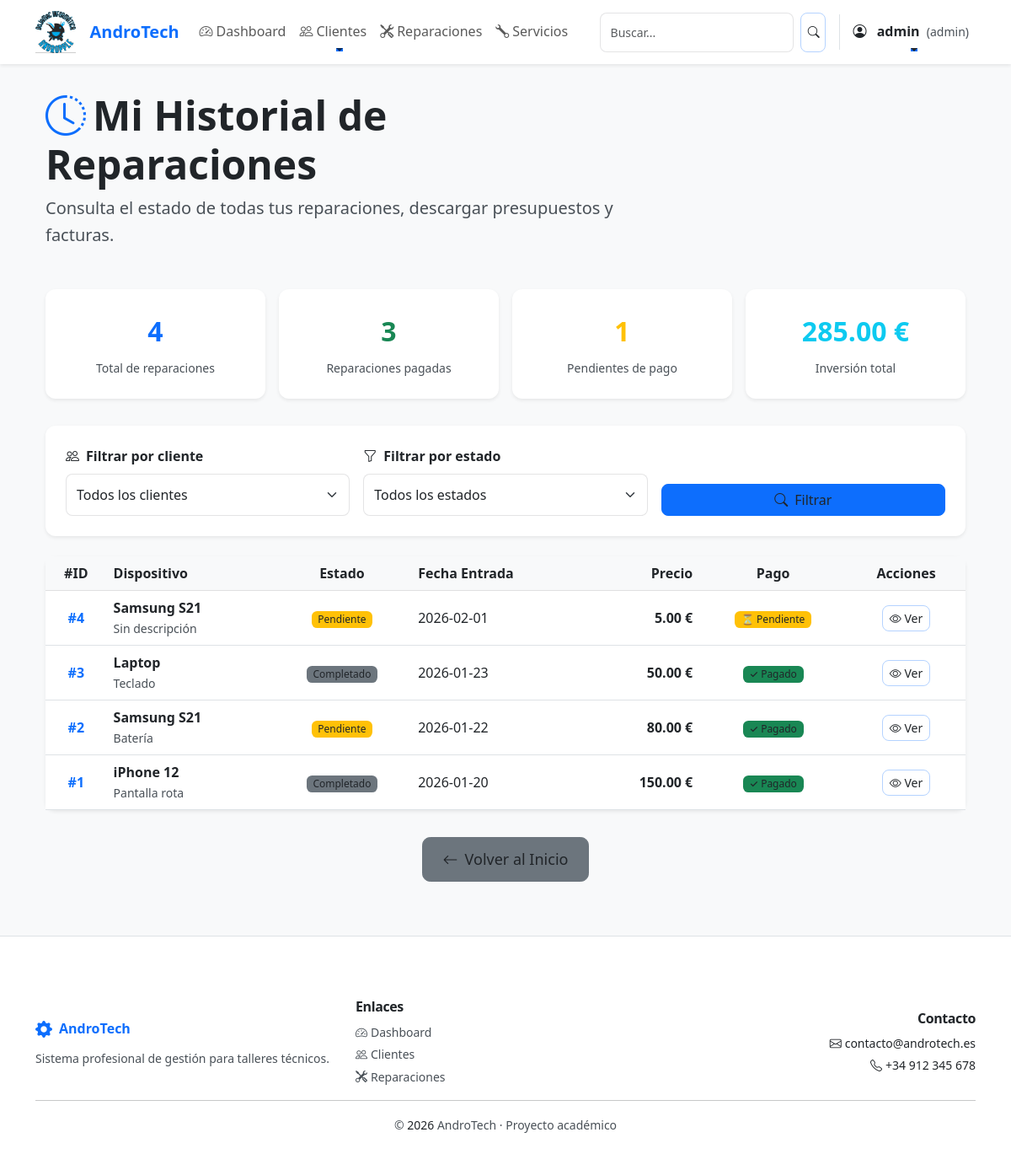
The app's page /cliente/historial (signed in) with its own data.
### tables this page shows
CREATE TABLE reparaciones (
    id INTEGER PRIMARY KEY AUTOINCREMENT,
    cliente_id INTEGER,
    dispositivo TEXT NOT NULL,
    descripcion TEXT,
    estado TEXT DEFAULT 'Pendiente',
    fecha_entrada TEXT,
    fecha_salida TEXT,
    precio REAL,
    tipo_documento TEXT DEFAULT 'presupuesto',
    estado_pago TEXT DEFAULT 'Pendiente',
    fecha_pago TEXT,
    metodo_pago TEXT,
    FOREIGN KEY (cliente_id) REFERENCES clientes(id)
);

### app.py (the view)
@app.route("/cliente/historial")
@role_required('admin')
def historial_cliente():
    conn = get_db()
    total_reparaciones = conn.execute("SELECT COUNT(*) FROM reparaciones").fetchone()[0]
    pagadas = conn.execute("SELECT COUNT(*) FROM reparaciones WHERE estado_pago = 'Pagado'").fetchone()[0]
    pendientes = conn.execute("SELECT COUNT(*) FROM reparaciones WHERE estado_pago != 'Pagado'").fetchone()[0]
    total_invertido = conn.execute("SELECT IFNULL(SUM(precio), 0) FROM reparaciones WHERE precio IS NOT NULL").fetchone()[0]
    promedio_precio = conn.execute("SELECT IFNULL(AVG(precio), 0) FROM reparaciones WHERE precio IS NOT NULL").fetchone()[0]
    total_completadas = conn.execute("SELECT COUNT(*) FROM reparaciones WHERE estado = 'Terminado' OR estado = 'Entregado'").fetchone()[0]
    estado_filtro = request.args.get('estado', '').strip()
    cliente_filtro = request.args.get('cliente_id', '').strip()
    try:
        page = int(request.args.get('page', 1))
        if page < 1:
            page = 1
    except ValueError:
        page = 1
    per_page = 10
    offset = (page - 1) * per_page
    base_sql = "SELECT reparaciones.*, clientes.nombre AS cliente FROM reparaciones LEFT JOIN clientes ON clientes.id = reparaciones.cliente_id"
    where = []
    params = []
    if estado_filtro:
        where.append("reparaciones.estado = ?")
        params.append(estado_filtro)
    if cliente_filtro:
        where.append("reparaciones.cliente_id = ?")
        params.append(cliente_filtro)
    where_clause = (" WHERE " + " AND ".join(where)) if where else ""
    total_count = conn.execute("SELECT COUNT(*) FROM reparaciones" + where_clause, params).fetchone()[0]
    total_pages = (total_count + per_page - 1) // per_page if total_count > 0 else 1
    reparaciones_rows = conn.execute(base_sql + where_clause + " ORDER BY reparaciones.id DESC LIMIT ? OFFSET ?", params + [per_page, offset]).fetchall()
    reparaciones = [dict(r) for r in reparaciones_rows]
    reparaciones_enriquecidas = []
    for r in reparaciones:
        ultima_actualizacion = conn.execute(
            "SELECT fecha_cambio FROM reparaciones_historial WHERE reparacion_id = ? ORDER BY fecha_cambio DESC LIMIT 1",
            (r['id'],)
        ).fetchone()
        r['ultima_actualizacion'] = ultima_actualizacion['fecha_cambio'] if ultima_actualizacion else None
        reparaciones_enriquecidas.append(r)
    estados = conn.execute("SELECT DISTINCT estado FROM reparaciones ORDER BY estado").fetchall()
    clientes = conn.execute("SELECT id, nombre FROM clientes ORDER BY nombre").fetchall()
    conn.close()
    stats = {
        'total_reparaciones': total_reparaciones,
        'pagadas': pagadas,
        'pendientes': pendientes,
        'total_invertido': total_invertido or 0,
        'promedio_precio': promedio_precio or 0,
        'total_completadas': total_completadas,
    }
    return render_template('historial_cliente.html', reparaciones=reparaciones_enriquecidas, stats=stats, estados=estados, clientes=clientes, estado_filtro=estado_filtro, cliente_filtro=cliente_filtro, page=page, total_pages=total_pages)

### templates/historial_cliente.html (shortened to what this page needs)
{% extends "base.html" %}
{% block content %}
<div class="container py-5">
    <div class="row mb-5">
        <div class="col-lg-8">
            <h1 class="display-5 fw-bold mb-2">
                <i class="bi bi-clock-history text-primary me-2"></i>Mi Historial de Reparaciones
            </h1>
            <p class="lead text-muted">Consulta el estado de todas tus reparaciones, descargar presupuestos y facturas.</p>
        </div>
    </div>
    <div class="row g-3 mb-5">
        <div class="col-md-4 col-lg-3">
            <div class="card shadow-sm border-0 h-100">
                <div class="card-body text-center">
                    <div class="fs-2 text-primary fw-bold mb-2">{{ stats.total_reparaciones }}</div>
                    <p class="card-text text-muted small mb-0">Total de reparaciones</p>
                </div>
            </div>
        </div>
        <div class="col-md-4 col-lg-3">
            <div class="card shadow-sm border-0 h-100">
                <div class="card-body text-center">
                    <div class="fs-2 text-success fw-bold mb-2">{{ stats.pagadas }}</div>
                    <p class="card-text text-muted small mb-0">Reparaciones pagadas</p>
                </div>
            </div>
        </div>
        <div class="col-md-4 col-lg-3">
            <div class="card shadow-sm border-0 h-100">
                <div class="card-body text-center">
                    <div class="fs-2 text-warning fw-bold mb-2">{{ stats.pendientes }}</div>
                    <p class="card-text text-muted small mb-0">Pendientes de pago</p>
                </div>
            </div>
        </div>
        <div class="col-md-4 col-lg-3">
            <div class="card shadow-sm border-0 h-100">
                <div class="card-body text-center">
                    <div class="fs-2 text-info fw-bold mb-2">{{ "%.2f"|format(stats.total_invertido) }} €</div>
                    <p class="card-text text-muted small mb-0">Inversión total</p>
                </div>
            </div>
        </div>
    </div>
    <div class="card shadow-sm mb-4 border-0">
        <div class="card-body">
            <form method="GET" class="row g-3 align-items-end">
                <div class="col-md-4">
                    <label for="cliente_id" class="form-label fw-semibold">
                        <i class="bi bi-people me-2"></i>Filtrar por cliente
                    </label>
                    <select id="cliente_id" name="cliente_id" class="form-select">
                        <option value="">Todos los clientes</option>
                    </select>
                </div>
                <div class="col-md-4">
                    <label for="estado" class="form-label fw-semibold">
                        <i class="bi bi-funnel me-2"></i>Filtrar por estado
                    </label>
                    <select id="estado" name="estado" class="form-select">
                        <option value="">Todos los estados</option>
                    </select>
                </div>
                <div class="col-md-4">
                    <button type="submit" class="btn btn-primary w-100">
                        <i class="bi bi-search me-2"></i>Filtrar
                    </button>
                </div>
            </form>
        </div>
    </div>
    {% if not reparaciones %}
    <div class="alert alert-info text-center py-5" role="alert">
        <div class="mb-3">
            <i class="bi bi-inbox" style="font-size: 3rem; color: #0dcaf0;"></i>
        </div>
        <h5 class="alert-heading">No hay reparaciones en tu historial</h5>
        <p class="mb-0">Cuando lleves un dispositivo a reparar, aparecerá aquí el historial completo.</p>
    </div>
    {% else %}
    <div class="card shadow-sm border-0 mb-4">
        <div class="table-responsive">
            <table class="table table-hover mb-0">
                <thead class="table-light">
                    <tr>
                        <th class="text-center">#ID</th>
                        <th>Dispositivo</th>
                        <th class="text-center">Estado</th>
                        <th>Fecha Entrada</th>
                        <th class="text-end">Precio</th>
                        <th class="text-center">Pago</th>
                        <th class="text-center">Acciones</th>
                    </tr>
                </thead>
                <tbody>
                    {% for rep in reparaciones %}
                    <tr class="align-middle">
                        <td class="text-center fw-semibold text-primary">#{{ rep.id }}</td>
                        <td>
                            <div class="fw-semibold">{{ rep.dispositivo }}</div>
                            <small class="text-muted">{{ rep.descripcion[:50] if rep.descripcion else 'Sin descripción' }}</small>
                        </td>
                        <td class="text-center">
                            <span class="badge
                                {% if rep.estado == 'Entregado' %}bg-success
                                {% elif rep.estado == 'Terminado' %}bg-success
                                {% elif rep.estado == 'En proceso' %}bg-primary
                                {% elif rep.estado == 'Pendiente' %}bg-warning text-dark
                                {% else %}bg-secondary{% endif %}
                            ">
                                {{ rep.estado }}
                            </span>
                        </td>
                        <td>
                            {{ rep.fecha_entrada }}
                        </td>
                        <td class="text-end fw-semibold">
                            {% if rep.precio %}
                                {{ "%.2f"|format(rep.precio) }} €
                            {% else %}
                                <span class="text-muted">Pendiente</span>
                            {% endif %}
                        </td>
                        <td class="text-center">
                            {% if rep.estado_pago == 'Pagado' %}
                                <span class="badge bg-success">✓ Pagado</span>
                            {% else %}
                                <span class="badge bg-warning text-dark">⏳ Pendiente</span>
                            {% endif %}
                        </td>
                        <td class="text-center">
                            <button type="button"
                                    class="btn btn-sm btn-outline-primary"
                                    data-bs-toggle="modal"
                                    data-bs-target="#detallesModal{{ rep.id }}">
                                <i class="bi bi-eye"></i> Ver
                            </button>
                        </td>
                    </tr>
                    {% endfor %}
                </tbody>
            </table>
        </div>
    </div>
    {% endif %}
    <div class="row mt-5">
        <div class="col-12 text-center">
            <a href="/" class="btn btn-secondary btn-lg">
                <i class="bi bi-arrow-left me-2"></i>Volver al Inicio
            </a>
        </div>
    </div>
</div>
{% endblock %}

### templates/base.html (shortened to what this page needs)
<!DOCTYPE html>
<html lang="es">
<head>
    <link
        href="https://cdn.jsdelivr.net/npm/bootstrap@5.3.0/dist/css/bootstrap.min.css"
        rel="stylesheet">
        <link rel="stylesheet" href="{{ url_for('static', filename='css/style.css') }}">
        <link rel="stylesheet"
            href="https://cdn.jsdelivr.net/npm/bootstrap-icons@1.11.1/font/bootstrap-icons.css">
</head>
<body class="bg-light">
<nav class="navbar navbar-expand-lg navbar-light bg-white shadow-sm sticky-top">
    <div class="container">
        <a class="navbar-brand d-flex align-items-center" href="/">
            <img src="{{ url_for('static', filename='imagenes/logo.jpg') }}" alt="AndroTech" style="height: 50px; width: auto; object-fit: contain;" class="me-3">
            <span class="fw-bold text-primary fs-5">AndroTech</span>
        </a>
        <div class="collapse navbar-collapse" id="navbarContent">
            {% if session.usuario %}
                <ul class="navbar-nav me-auto">
                    <li class="nav-item">
                        <a class="nav-link {% if request.endpoint == 'dashboard' %}active fw-semibold{% endif %}"
                           href="/dashboard">
                            <i class="bi bi-speedometer2 me-1"></i>Dashboard
                        </a>
                    </li>
                    <li class="nav-item dropdown">
                        <a class="nav-link dropdown-toggle {% if request.endpoint == 'clientes' %}active fw-semibold{% endif %}"
                           href="#" id="clientesDropdown" role="button" data-bs-toggle="dropdown" aria-expanded="false">
                            <i class="bi bi-people me-1"></i>Clientes
                        </a>
                    </li>
                    <li class="nav-item">
                        <a class="nav-link {% if request.endpoint == 'reparaciones' %}active fw-semibold{% endif %}"
                           href="/reparaciones">
                            <i class="bi bi-tools me-1"></i>Reparaciones
                        </a>
                    </li>
                    <li class="nav-item">
                        <a class="nav-link {% if request.endpoint == 'servicios' %}active fw-semibold{% endif %}"
                           href="/servicios">
                            <i class="bi bi-wrench me-1"></i>Servicios
                        </a>
                    </li>
                </ul>
                <form class="d-flex ms-auto me-3" action="/reparaciones" method="get">
                    <input class="form-control form-control-sm me-2" type="search" placeholder="Buscar..." aria-label="Buscar" name="q" value="{{ request.args.get('q','') }}">
                    <button class="btn btn-outline-primary btn-sm" type="submit"><i class="bi bi-search"></i></button>
                </form>
                <ul class="navbar-nav">
                    <li class="nav-item dropdown">
                        <a class="nav-link dropdown-toggle fw-semibold text-dark border-start ps-3"
                           href="#" id="userDropdown" role="button"
                           data-bs-toggle="dropdown" aria-expanded="false">
                            <i class="bi bi-person-circle me-2"></i>
                            {{ session.usuario }}
                            <small class="text-muted ms-1">({{ session.rol }})</small>
                        </a>
                    </li>
                </ul>
            {% endif %}
        </div>
    </div>
</nav>
<div class="container-fluid px-0">
    <div class="container">
        {% block content %}{% endblock %}
    </div>
</div>
<footer class="bg-white border-top mt-5">
    <div class="container py-4">
        <div class="row g-4 align-items-center">
            <div class="col-md-4">
                <div class="d-flex align-items-center mb-2">
                    <i class="bi bi-gear-fill text-primary me-2 fs-5"></i>
                    <span class="fw-bold text-primary fs-6">AndroTech</span>
                </div>
                <p class="text-muted small mb-0">Sistema profesional de gestión para talleres técnicos.</p>
            </div>
            <div class="col-md-4">
                <h6 class="fw-semibold mb-2 text-dark">Enlaces</h6>
                <div class="d-flex flex-column">
                    {% if session.usuario %}
                        <a href="/dashboard" class="text-decoration-none text-muted small mb-1">
                            <i class="bi bi-speedometer2 me-1"></i>Dashboard
                        </a>
                        <a href="/clientes" class="text-decoration-none text-muted small mb-1">
                            <i class="bi bi-people me-1"></i>Clientes
                        </a>
                        <a href="/reparaciones" class="text-decoration-none text-muted small">
                            <i class="bi bi-tools me-1"></i>Reparaciones
                        </a>
                    {% endif %}
                </div>
            </div>
            <div class="col-md-4 text-md-end">
                <h6 class="fw-semibold mb-2 text-dark">Contacto</h6>
                <div class="text-muted small">
                    <div class="mb-1">
                        <i class="bi bi-envelope me-1"></i>contacto@androtech.es
                    </div>
                    <div>
                        <i class="bi bi-telephone me-1"></i>+34 912 345 678
                    </div>
                </div>
            </div>
        </div>
        <hr class="my-3 opacity-25">
        <div class="text-center">
            <small class="text-muted">
                &copy; <span id="footer-year"></span> AndroTech · Proyecto académico
            </small>
        </div>
    </div>
</footer>
</body>
</html>

### records on screen
reparaciones: id "4", dispositivo "Samsung S21", descripcion "Sin descripción", estado "Pendiente", fecha_entrada "2026-02-01", precio "5.00", estado_pago "⏳ Pendiente"
reparaciones: id "3", dispositivo "Laptop", descripcion "Teclado", estado "Completado", fecha_entrada "2026-01-23", precio "50.00", estado_pago "✓ Pagado"
reparaciones: id "2", dispositivo "Samsung S21", descripcion "Batería", estado "Pendiente", fecha_entrada "2026-01-22", precio "80.00", estado_pago "✓ Pagado"
reparaciones: dispositivo "iPhone 12", descripcion "Pantalla rota", estado "Completado", fecha_entrada "2026-01-20", precio "150.00"

### other values on screen
{{ session.usuario }} "admin"
{{ session.rol }} "admin"
{{ stats.total_reparaciones }} "4"
{{ stats.pagadas }} "3"
{{ stats.pendientes }} "1"
{{ "%.2f"|format(stats.total_invertido) }} "285.00"
{{ rep.id }} "1"
